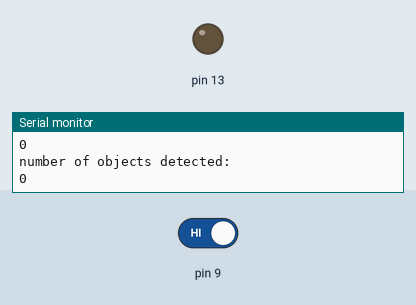
The sketch below on a simulated Arduino Uno, built with avr-gcc and run on an emulated ATmega328P. Parts: output pins drawn as LEDs (lit = HIGH), the last lines printed to the serial monitor. The test bench sets the inputs (shaded band); at power-on: pin 9 HIGH.

Above: at 1.8 s.
1.9 s: pin 9 driven LOW
At 2.3 s:
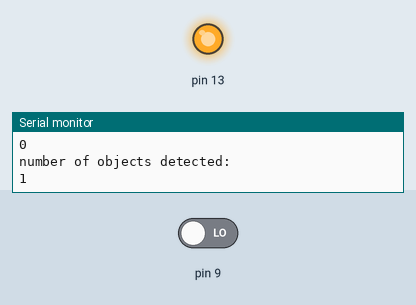
3.5 s: pin 9 driven HIGH
At 4.6 s:
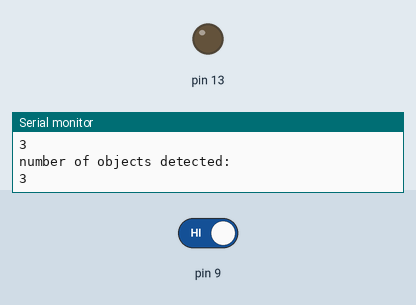
Timing chart, 0 to 6.5 s (numbered marks = the images above; inputs shaded):
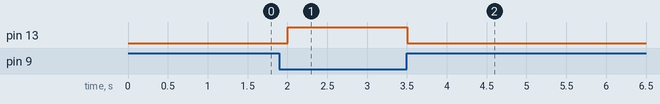

The sketch:

ir_sensor.ino
```cpp
void setup() {
  // put your setup code here, to run once:
  pinMode(9,INPUT);
  pinMode(13,OUTPUT);
  Serial.begin(9600);

}
int c=0;

void loop() {
  // put your main code here, to run repeatedly:


  {
  if(digitalRead(9)==0)
  {
    digitalWrite(13,1);
    c++;
  }
  else
  {
    digitalWrite(13,0);
  }
  }
  Serial.println("number of objects detected:");
  Serial.println(c);
  delay(500);
}
```

Measured:
- after the input at 1.9 s, pin 13: LOW → HIGH after 0.10 s
- after the input at 3.5 s, pin 13: HIGH → LOW at once
